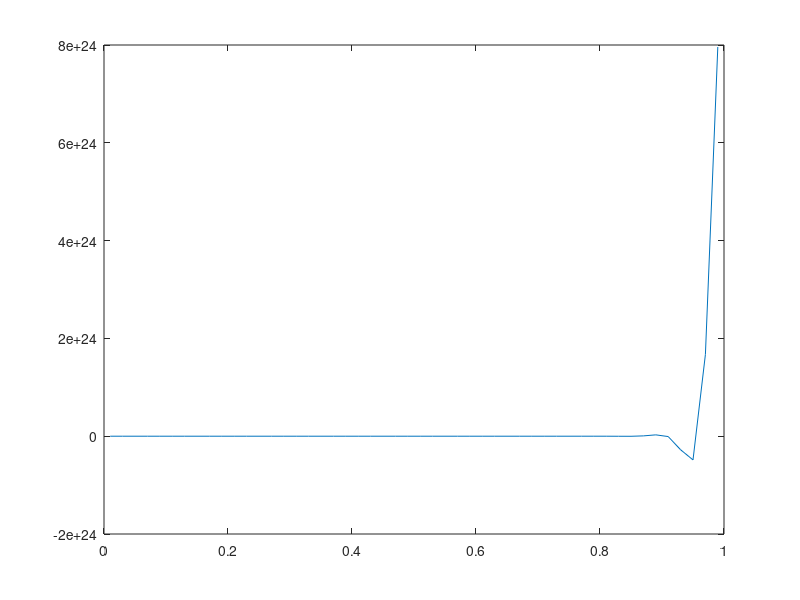

This chart was generated by the following MATLAB code:
%Homework 13 Part 2
%Problem 30.13
clear
clc

k = 2;
L = 1;
num_cells = 50;
del_t = 0.000038;
end_time = 0.0038;
num_time_steps = 1;
c_in = 1;
c_0 = 0;
c_out = 0;

del_x = 0.02;

sub = -1+1/del_x^2*del_t;
dia = 2/del_x^2*del_t;
sup = -1/del_x^2*del_t;


col_data = [sub dia sup];

for i=2:num_cells-1
    for j = 1: 3
        A(i,i-2+j) = col_data(j);
    end
end

A(1,1:2) = [dia sup];
A(num_cells, num_cells-1:num_cells) = [sub dia];

W = zeros(num_cells,1);
W(1) = 0;
W(num_cells) = 1;
u = ones(num_cells,1);

x_plot = [del_x/2:del_x:L-del_x/2];

figure(1);
for i=1:num_time_steps   
    u_new =A\(u+W);
    
    u=u_new;
end
plot(x_plot, u);
hold off









